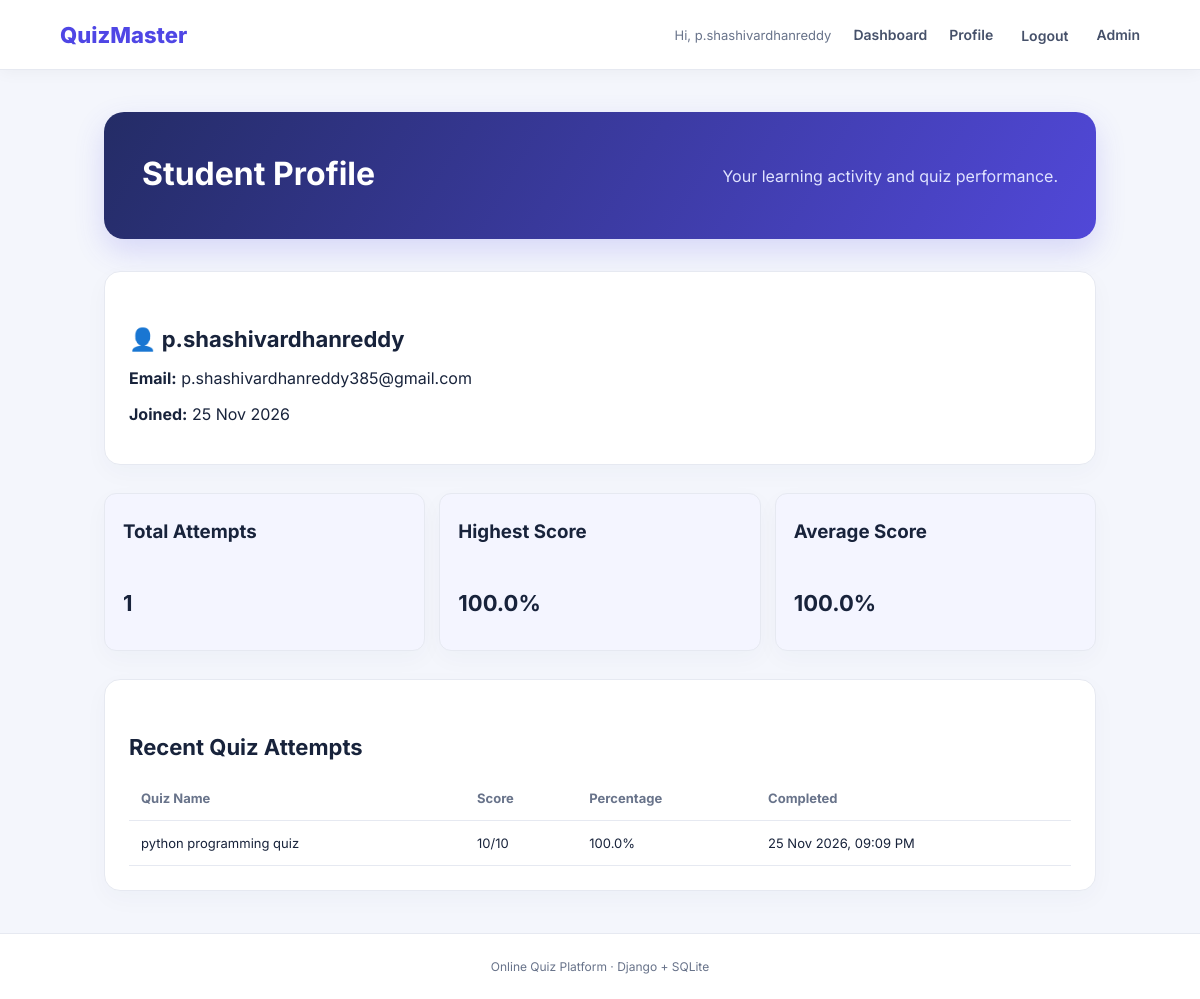
/profile/ (signed in), run on the app's committed database.
### quiz/models.py (models this page shows, shortened)
class Attempt(models.Model):
    student = models.ForeignKey(User, on_delete=models.CASCADE, related_name="quiz_attempts")
    quiz = models.ForeignKey(Quiz, on_delete=models.CASCADE, related_name="attempts")
    score = models.PositiveIntegerField(default=0)
    total_questions = models.PositiveIntegerField(default=0)
    started_at = models.DateTimeField(auto_now_add=True)
    completed_at = models.DateTimeField(null=True, blank=True)
    class Meta:
        ordering = ["-completed_at", "-started_at"]
    @property
    def percentage(self):
        if not self.total_questions:
            return 0
        return round((self.score / self.total_questions) * 100, 2)

class Quiz(models.Model):
    title = models.CharField(max_length=200)
    description = models.TextField(blank=True)
    duration_minutes = models.PositiveIntegerField(default=10)
    is_active = models.BooleanField(default=True)
    created_at = models.DateTimeField(auto_now_add=True)
    class Meta:
        ordering = ["-created_at"]

### quiz/views.py (the view)
# urls.py: path("profile/", views.student_profile, name="student_profile"),
@login_required
def student_profile(request):
    attempts = Attempt.objects.filter(
        student=request.user,
        completed_at__isnull=False
    ).select_related("quiz")
    attempts_list = list(attempts)
    total_attempts = len(attempts_list)
    if total_attempts > 0:
        highest_percentage = max(
            attempt.percentage for attempt in attempts_list
        )
        average_percentage = round(
            sum(attempt.percentage for attempt in attempts_list)
            / total_attempts,
            2
        )
    else:
        highest_percentage = 0
        average_percentage = 0
    context = {
        "attempts": attempts_list,
        "total_attempts": total_attempts,
        "highest_percentage": highest_percentage,
        "average_percentage": average_percentage,
    }
    return render(request, "quiz/profile.html", context)

### templates/quiz/profile.html
{% extends "quiz/base.html" %}
{% block content %}
<div class="container">
    <div class="hero">
        <h1>Student Profile</h1>
        <p>Your learning activity and quiz performance.</p>
    </div>
    <div class="card profile-info">
        <h2>👤 {{ request.user.username }}</h2>
        <p><strong>Email:</strong> {{ request.user.email|default:"Not provided" }}</p>
        <p><strong>Joined:</strong> {{ request.user.date_joined|date:"d M Y" }}</p>
    </div>
    <div class="grid stats">
        <div class="card">
            <h3>Total Attempts</h3>
            <h2>{{ total_attempts }}</h2>
        </div>
        <div class="card">
            <h3>Highest Score</h3>
            <h2>{{ highest_percentage }}%</h2>
        </div>
        <div class="card">
            <h3>Average Score</h3>
            <h2>{{ average_percentage }}%</h2>
        </div>
    </div>
    <div class="card">
        <h2>Recent Quiz Attempts</h2>
        {% if attempts %}
            <div class="table-container">
                <table>
                    <thead>
                        <tr>
                            <th>Quiz Name</th>
                            <th>Score</th>
                            <th>Percentage</th>
                            <th>Completed</th>
                        </tr>
                    </thead>
                    <tbody>
                        {% for attempt in attempts %}
                        <tr>
                            <td>{{ attempt.quiz.title }}</td>
                            <td>{{ attempt.score }}/{{ attempt.total_questions }}</td>
                            <td>{{ attempt.percentage }}%</td>
                            <td>{{ attempt.completed_at|date:"d M Y, h:i A" }}</td>
                        </tr>
                        {% endfor %}
                    </tbody>
                </table>
            </div>
        {% else %}
            <p>You haven't attempted any quizzes yet.</p>
            <a href="{% url 'dashboard' %}" class="btn">Explore Quizzes</a>
        {% endif %}
    </div>
</div>
{% endblock %}

### templates/quiz/base.html (shortened to what this page needs)
{% load static %}
<!DOCTYPE html>
<html lang="en">
<head>
  <link rel="stylesheet" href="{% static 'css/style.css' %}">
</head>
<body>
<header class="navbar">
  <a class="brand" href="{% url 'dashboard' %}">QuizMaster</a>
  <nav>
    {% if user.is_authenticated %}
      <span class="welcome">Hi, {{ user.username }}</span>
      <a href="{% url 'dashboard' %}">Dashboard</a>
      <a href="{% url 'student_profile' %}">Profile</a>
      <form class="inline-form" method="post" action="{% url 'logout' %}">
        <button class="nav-button" type="submit">Logout</button>
      </form>
      {% if user.is_staff %}
        <a href="/admin/">Admin</a>
      {% endif %}
    {% else %}
      <a href="{% url 'login' %}">Login</a>
      <a href="{% url 'register' %}">Register</a>
    {% endif %}
  </nav>
</header>
<main class="container">
  {% block content %}{% endblock %}
</main>
<footer>Online Quiz Platform · Django + SQLite</footer>
</body>
</html>

### static/css/style.css (style rules this page uses)
:root { --ink:#18233b;--muted:#68738a;--primary:#4f46e5;--line:#e6e9f1;--bg:#f5f7fc }
* { box-sizing:border-box }
body { margin:0;background:var(--bg);color:var(--ink);font-family:Inter,Arial,sans-serif }
.navbar { height:70px;background:#fff;border-bottom:1px solid var(--line);display:flex;align-items:center;justify-content:space-between;padding:0 max(calc((100% - 1080px)/2),24px) }
.brand { font-size:22px;font-weight:800;color:var(--primary);text-decoration:none }
.navbar nav { display:flex;align-items:center;gap:22px }
.navbar nav a,.nav-button { color:#46516a;text-decoration:none;font-size:14px;font-weight:600 }
.welcome { color:var(--muted);font-size:13px }
.inline-form { display:inline;margin:0 }
.nav-button { border:0;background:none;cursor:pointer;font-family:inherit }
.container { max-width:1080px;margin:42px auto;padding:0 22px;min-height:75vh }
h1 { font-size:34px;margin:8px 0 12px }
h2 { font-size:22px;margin:30px 0 16px }
h3 { margin:8px 0 12px }
.hero { background:linear-gradient(120deg,#242c66,#5148d8);color:white;border-radius:20px;padding:34px 38px;display:flex;justify-content:space-between;align-items:center;margin-bottom:32px }
.hero h1 { font-size:32px }
.hero p { color:#e0e3ff }
.grid { display:grid;grid-template-columns:repeat(auto-fit,minmax(250px,1fr));gap:18px }
.card,.auth-card { background:white;border:1px solid var(--line);border-radius:16px;padding:24px;box-shadow:0 8px 24px #24345b08 }
table { width:100%;border-collapse:collapse;text-align:left;font-size:13px }
th,td { padding:14px 12px;border-bottom:1px solid var(--line) }
th { color:var(--muted) }
.stats { display:flex;gap:14px;margin:28px 0 }
.stats div { flex:1;background:#f4f5ff;padding:18px;border-radius:12px;display:flex;flex-direction:column;gap:5px }
footer { text-align:center;padding:25px;color:var(--muted);font-size:12px }
* { transition: all 0.25s ease; }
body { background: #f4f6fc; }
.navbar { position: sticky; top: 0; z-index: 100; box-shadow: 0 3px 15px rgba(0,0,0,0.04); }
.hero { box-shadow: 0 12px 30px rgba(79,70,229,0.18); overflow: hidden; }
.card { position: relative; overflow: hidden; transition: transform 0.3s, box-shadow 0.3s; }
footer { border-top: 1px solid #e6e9f1; background: #fff; }

### data on the page
Attempt: quiz "python programming quiz", score "10", total_questions "10", percentage "100.0", completed_at "25 Nov 2026, 09:09 PM"

### other printed values
{{ user.username }} "p.shashivardhanreddy"
{{ request.user.username }} "p.shashivardhanreddy"
{{ request.user.email|default:"Not provided" }} "p.shashivardhanreddy385@gmail.com"
{{ request.user.date_joined|date:"d M Y" }} "25 Nov 2026"
{{ total_attempts }} "1"
{{ highest_percentage }} "100.0"
{{ average_percentage }} "100.0"
